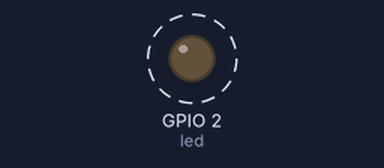
This program was run on a simulated ESP8266 board running MicroPython. Parts: output pins drawn as LEDs (lit = HIGH, except the on-board LED, lit = LOW). Dashed ring = blinking.

Above: at 0.2 s.
Timing chart, 0 to 3.0 s (numbered marks = the images above):
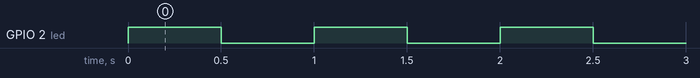

The program:

blinky.py
```python
"""
    --------------------------------------------------------------------------------------
    blinky.py
    --------------------------------------------------------------------------------------

    This is the basic LED blink script that uses the built-in LED on the ESP8266 board.
    It is internally attached to the GPIO2 pin. This LED is set up in a strange way, where
    the Off state actually turns the LED on and the On state turns it off.  If you connect
    your own LED, the behavior will be different.

    Author:  David Alexis (2019)
    --------------------------------------------------------------------------------------
"""

# The 'machine' module contains classes and methods for accessing device-specific
# functionality, like the GPIO pins. We will use the Pin class from the machine
# module.
import machine

# The 'time' module is needed in order to access the sleep() method that lets us tell
# delay a bit between toggling the state of the LED.
import time

# Let's get a reference to the LED on pin 2, and define it as an output pin (Pin.OUT).
# Both ESP8266 and ESP32 boards have a built-in LED on the board that is internally
# connected to GPIO pin 2. Most ESP8266 boards also have another LED on pin 16.
led = machine.Pin(2, machine.Pin.OUT)

# We need an infinite loop in our program so that the device keeps performing our
# desired functionality until it gets turned off or reset.
while True:
    # led.value() gives us the current state of the pin (On or Off / True or False).
    # With every pass through our loop, we will set the state of the LED to the
    # opposite of its current state.
    led.value(not led.value())

    # Do nothing for half a second before going on.
    # The effect of this is that the LED will go on for 1/2 a second, go off for
    # 1/2 a second, then go on for.....  You get the idea.
    time.sleep(.5)
```

Measured:
- by itself, GPIO 2 (led): alternates HIGH for 0.50 s and LOW for 0.50 s
